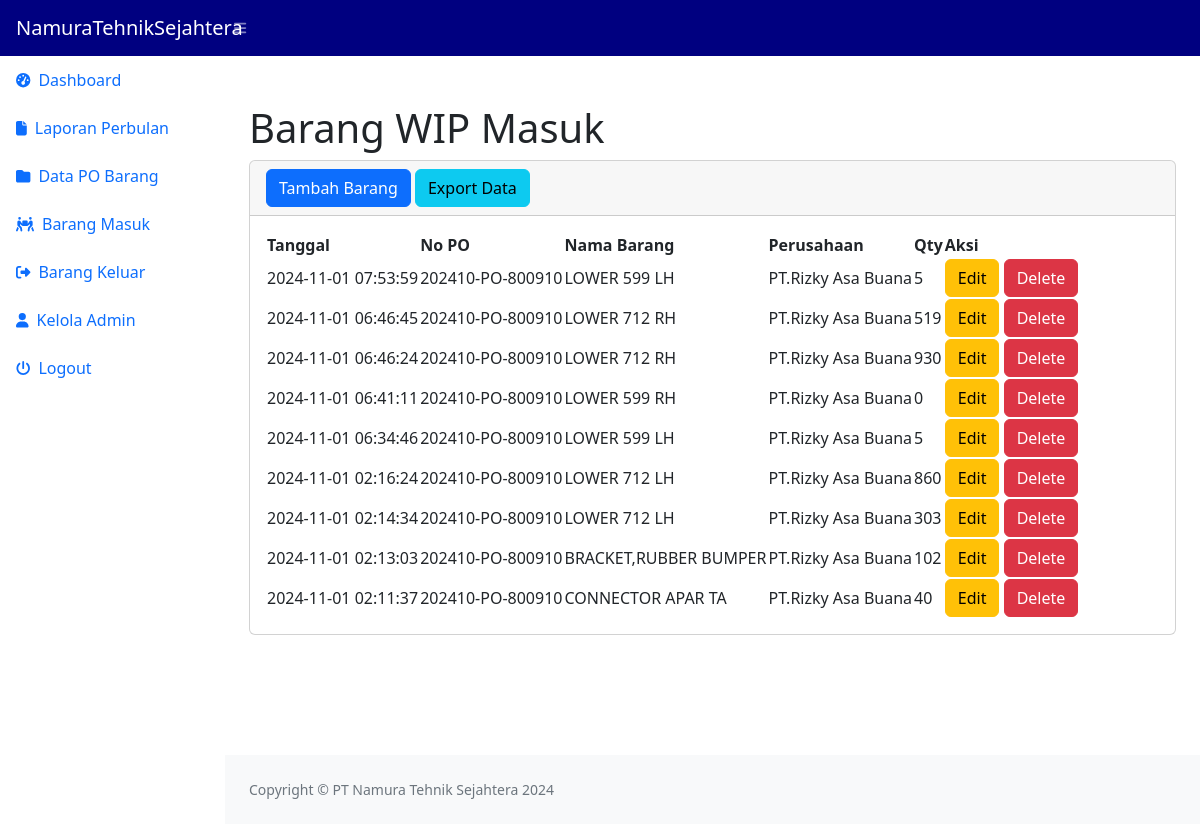
The app's page /masuk.php (signed in) with its own data.
### tables this page shows
CREATE TABLE `masuk` (
  `idmasuk` int(11) NOT NULL,
  `no_po` varchar(25) NOT NULL,
  `id_barang` int(11) NOT NULL,
  `tanggal` timestamp NOT NULL DEFAULT current_timestamp(),
  `nama_perusahaan` varchar(25) NOT NULL,
  `qty` int(11) NOT NULL
);

CREATE TABLE `stock` (
  `id_barang` int(11) NOT NULL,
  `no_po` varchar(25) NOT NULL,
  `namabarang` varchar(25) NOT NULL,
  `nama_perusahaan` varchar(25) NOT NULL,
  `stok` int(11) NOT NULL
);

### masuk.php (the view, shortened to what this page needs)
<?php
require 'function.php';
?>
<!DOCTYPE html>
<html lang="en">
<head>
    <link href="https://cdn.jsdelivr.net/npm/simple-datatables@7.1.2/dist/style.min.css" rel="stylesheet" />
    <link href="css/styles.css" rel="stylesheet" />
</head>
<body class="sb-nav-fixed">
<nav class="sb-topnav navbar navbar-expand navbar-dark" style="background-color: navy;">
        <a class="navbar-brand ps-3" href="index.php">NamuraTehnikSejahtera</a>
        <button class="btn btn-link btn-sm order-1 order-lg-0 me-4 me-lg-0" id="sidebarToggle" href="#!">
            <i class="fas fa-bars"></i>
        </button>
    </nav>
    <<div id="layoutSidenav">
        <div id="layoutSidenav_nav">
            <nav class="sb-sidenav accordion sb-sidenav-ligth" id="sidenavAccordion">
                <div class="sb-sidenav-menu">
                    <div class="nav">
                        <a class="nav-link" href="dashboard.php">
                            <div class="sb-nav-link-icon"><i class="fas fa-tachometer-alt"></i></div>
                            Dashboard
                        </a>
                        <a class="nav-link" href="Perbulan.php">
                            <div class="sb-nav-link-icon"><i class="fa-solid fa-file"></i></div>
                            Laporan Perbulan
                        </a>
                        <a class="nav-link" href="index.php">
                            <div class="sb-nav-link-icon"><i class="fa-solid fa-folder"></i></div>
                            Data PO Barang
                        </a>
                        <a class="nav-link" href="masuk.php">
                            <div class="sb-nav-link-icon"><i class="fa-solid fa-people-carry-box"></i></div>
                            Barang Masuk
                        </a>
                        <a class="nav-link" href="keluar.php">
                            <div class="sb-nav-link-icon"><i class="fa-solid fa-right-from-bracket"></i></div>
                            Barang Keluar
                        </a>
                        <a class="nav-link" href="admin.php">
                            <div class="sb-nav-link-icon"><i class="fa-solid fa-user"></i></div>
                            Kelola Admin
                        </a>
                        <a class="nav-link" href="logout.php">
                        <div class="sb-nav-link-icon"><i class="fa-solid fa-power-off"></i></div>
                            Logout
                        </a>
                    </div>
                </div>
            </nav>
        </div>
        <div id="layoutSidenav_content">
            <main>
                <div class="container-fluid px-4">
                    <h1 class="mt-4">Barang WIP Masuk</h1>
                    <div class="card mb-4">
                        <div class="card-header">
                            <button type="button" class="btn btn-primary" data-bs-toggle="modal" data-bs-target="#myModal">Tambah Barang</button>
                            <a href="exportbarangmasuk.php" class="btn btn-info">Export Data</a>
                        </div>
                        <div class="card-body">
                            <table id="datatablesSimple">
                                <thead>
                                    <tr>
                                        <th>Tanggal</th>
                                        <th>No PO</th>
                                        <th>Nama Barang</th>
                                        <th>Perusahaan</th>
                                        <th>Qty</th>
                                        <th>Aksi</th>
                                    </tr>
                                </thead>
                                <tbody>
                                    <?php
                                    $ambilsemuadatanya = mysqli_query($conn, "SELECT m.tanggal, m.no_po, s.namabarang, m.nama_perusahaan, m.qty, m.id_barang, m.idmasuk
                                        FROM masuk m
                                        JOIN stock s ON m.id_barang = s.id_barang
                                        ORDER BY m.tanggal DESC");
                                    while($data = mysqli_fetch_array($ambilsemuadatanya)) {
                                        $tanggal = $data['tanggal'];
                                        $no_po = $data['no_po'];
                                        $namabarang = $data['namabarang'];
                                        $nama_perusahaan = $data['nama_perusahaan'];
                                        $qty = $data['qty'];
                                        $idm = $data['idmasuk'];
                                    ?>
                                    <tr>
                                        <td><?=$tanggal;?></td>
                                        <td><?=$no_po;?></td>
                                        <td><?=$namabarang;?></td>
                                        <td><?=$nama_perusahaan;?></td>
                                        <td><?=$qty;?></td>
                                        <td>
                                            <button type="button" class="btn btn-warning" data-bs-toggle="modal" data-bs-target="#Edit<?=$idm;?>">Edit</button>
                                            <button type="button" class="btn btn-danger" data-bs-toggle="modal" data-bs-target="#Delete<?=$idm;?>">Delete</button>
                                        </td>
                                    </tr>
                                    <?php
                                    }
                                    ?>
                                </tbody>
                            </table>
                        </div>
                    </div>
                </div>
            </main>
            <footer class="py-4 bg-light mt-auto">
                <div class="container-fluid px-4">
                    <div class="d-flex align-items-center justify-content-between small">
                    <div class="text-muted">Copyright &copy; PT Namura Tehnik Sejahtera 2024</div>
                    </div>
                </div>
            </footer>
        </div>
    </div>
</body>
</html>

### records on screen
masuk: tanggal "2024-11-01 07:53:59", no_po "202410-PO-800910", id_barang.namabarang "LOWER 599 LH", nama_perusahaan "PT.Rizky Asa Buana", qty "5"
masuk: tanggal "2024-11-01 06:46:45", no_po "202410-PO-800910", id_barang.namabarang "LOWER 712 RH", nama_perusahaan "PT.Rizky Asa Buana", qty "519"
masuk: tanggal "2024-11-01 06:46:24", no_po "202410-PO-800910", id_barang.namabarang "LOWER 712 RH", nama_perusahaan "PT.Rizky Asa Buana", qty "930"
masuk: tanggal "2024-11-01 06:41:11", no_po "202410-PO-800910", id_barang.namabarang "LOWER 599 RH", nama_perusahaan "PT.Rizky Asa Buana", qty "0"
masuk: tanggal "2024-11-01 06:34:46", no_po "202410-PO-800910", id_barang.namabarang "LOWER 599 LH", nama_perusahaan "PT.Rizky Asa Buana", qty "5"
masuk: tanggal "2024-11-01 02:16:24", no_po "202410-PO-800910", id_barang.namabarang "LOWER 712 LH", nama_perusahaan "PT.Rizky Asa Buana", qty "860"
masuk: tanggal "2024-11-01 02:14:34", no_po "202410-PO-800910", id_barang.namabarang "LOWER 712 LH", nama_perusahaan "PT.Rizky Asa Buana", qty "303"
masuk: tanggal "2024-11-01 02:13:03", no_po "202410-PO-800910", id_barang.namabarang "BRACKET,RUBBER BUMPER", nama_perusahaan "PT.Rizky Asa Buana", qty "102"
masuk: tanggal "2024-11-01 02:11:37", no_po "202410-PO-800910", id_barang.namabarang "CONNECTOR APAR TA", nama_perusahaan "PT.Rizky Asa Buana", qty "40"
